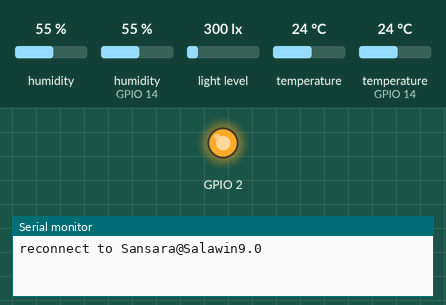
Simulated run of this sketch. Board: ESP8266 (NodeMCU). Shown: output pins drawn as LEDs (lit = HIGH, except the on-board LED, lit = LOW), the last lines printed to the serial monitor. Inputs (shaded band) come from the test bench; at power-on: humidity 55 %, humidity (sensor on GPIO 14) 55 %, light level 300 lx, temperature 24 °C, temperature (sensor on GPIO 14) 24 °C. WiFi joins after 1.5 s; servers stay silent unless stated; uploads are accepted with an empty reply.

Above: at 0.8 s.
At 30.9 s:
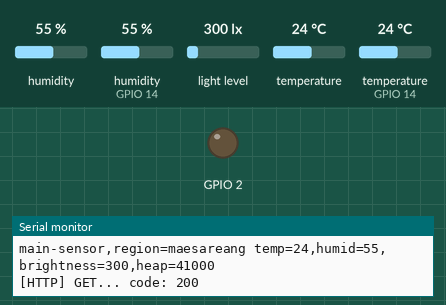
Timing chart, 0 to 76.0 s (numbered marks = the images above):
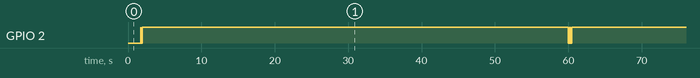

The sketch:

node-school.ino
```cpp
#include <ESP8266WiFi.h>

#include <ESP8266WiFiMulti.h>
#include <ESP8266HTTPClient.h>


#include <Wire.h>
#include <BH1750.h>
#include <Adafruit_AM2315.h>

#include "DHT.h"
#define DHTPIN 14     // what digital pin the DHT22 is conected to D5
#define DHTTYPE DHT22   // there are multiple kinds of DHT sensors

HTTPClient http;
ESP8266WiFiMulti WiFiMulti;

BH1750 lightMeter(0x23);
Adafruit_AM2315 am2315;

//setting WiFi Connecting
//const char* ssid = "SmartfarmSansara9";
//const char* password = "kmutnbsansara";
//const char* ssid = "atz";
//const char* password = "11111111";
const char* ssid = "Sansara@Salawin9.0";
const char* password = "sansara9";
//const char* ssid = "hakmaitai";
//const char* password = "10508420243";

DHT dht(DHTPIN, DHTTYPE);
//setting static ip address
IPAddress local_ip = {192, 168, 0, 190};
IPAddress gateway = {192, 168, 0, 1};
IPAddress subnet = {255, 255, 255, 0};

unsigned long previousMillis = 0;
const long interval = 60000;
bool first = false;
bool failed = false;

const char* host = "http://www.hmtsmt.com";
String url = "";
String database = "smartfarm";

void setup() {
  pinMode(BUILTIN_LED, OUTPUT);
  Serial.begin(115200);
  Wire.begin();
  lightMeter.begin(BH1750_CONTINUOUS_HIGH_RES_MODE);
  //  Serial.println(F("BH1750 Test"));

  //    if (! am2315.begin()) {
  //      //    Serial.println("Sensor not found, check wiring & pullups!");
  //      while (1);
  //    }
  //  WiFi.config(local_ip, gateway, subnet);
  WiFiMulti.addAP(ssid, password);
  //  connectWifi(ssid, password );
}
String message = "";
void loop() {
  unsigned long currentMillis = millis();
  if ( currentMillis - previousMillis >= interval || !first || failed) {
    previousMillis = currentMillis;

    checking_WiFi();
    // Reading temperature or humidity takes about 250 milliseconds!
    // Sensor readings may also be up to 2 seconds 'old' (its a very slow sensor)


    if ((WiFiMulti.run() == WL_CONNECTED)) {
      float h = dht.readHumidity();
      // Read temperature as Celsius (the default)
      float t = dht.readTemperature();
      //      float h = 80;
      //      // Read temperature as Celsius (the default)
      //      float t = 12;
      //sensor sentry 1
      if (isnan(t) || isnan(h)) {
        failed = true;
        Serial.println("Error sensor 3");
        delay(1000);
      } else {
        failed = false;

        //DHT22 - test
        Serial.print("DHT22 - test ");
        Serial.print("Humidity: ");
        Serial.print(h);
        Serial.print(" %\t");
        Serial.print("Temperature: ");
        Serial.print(t);
        Serial.println(" *C ");


        message = "temp=";
        message += t;
        message += ",humid=";
        message += h;
        send_data_dht(host, database , message);
      }
      uint16_t lux = lightMeter.readLightLevel();
      //      uint16_t lux = 100;
      Serial.print("Light: ");
      Serial.print(lux);
      Serial.println(" lx");

      //send temp data form am2315
      //send air_humidity
      uint16_t humid = am2315.readHumidity();

      //      uint16_t humid = 50;
      Serial.print("Air humidity: ");
      Serial.print(humid);
      Serial.println(" %");
      //send air_temperature
      uint16_t temp = am2315.readTemperature();
      //      uint16_t temp = 12;

      Serial.print("Air temperature: ");
      Serial.print(temp);
      Serial.println(" %");
      if (isnan(temp) || isnan(humid) || isnan(lux)) {
        failed = true;
        Serial.println("Error");
        delay(1000);
      } else {
        failed = false;


        message = "temp=";
        message += temp;
        message += ",humid=";
        message += humid;
        message += ",brightness=";
        message += lux;

        send_data_am2315(host, database , message);

      }
    } else {
      Serial.println("WiFi not connected!");
      delay(1000);
    }
  }
  message = "";
}
void connectWifi(const char* ssid, const char* password) {
  Serial.println();
  Serial.println();
  Serial.print("Connecting to ");
  Serial.println(ssid);
  WiFiMulti.addAP(ssid, password);
  //  WiFi.begin(ssid, password);

  while (WiFi.status() != WL_CONNECTED) {
    delay(500);
    Serial.print(".");
  }

  Serial.println("");
  Serial.println("WiFi connected");
  Serial.println("IP address: ");
  Serial.println(WiFi.localIP());
  Serial.println();
  Serial.println();
  delay(1000);
}
void checking_WiFi() {
  if (WiFi.status() != WL_CONNECTED)
  {
    Serial.print("reconnect to ");
    Serial.println(ssid);
    WiFiMulti.addAP(ssid, password);
    while (WiFiMulti.run() != WL_CONNECTED)
    {
      delay(500);
      Serial.print(".");
    }
  }
  Serial.println("WiFi currenly connected");
  Serial.println("IP address: ");
  Serial.println(WiFi.localIP());
}


void send_data_dht(String host, String database, String datamassage) {

  digitalWrite(BUILTIN_LED, LOW);
  first = true;
  String  url = host + ":8086/write?db=";
  url += database;

  String message = "soil-sensor";
  message += ",sensor=";
  message += "1";
  message += ",region=";
  message += "maesareang";
  message += " " + datamassage;
  message += ",heap=";
  message += ESP.getFreeHeap();


  Serial.println(url);
  Serial.println(message);

  http.begin(url); //HTTP


  int httpCode = http.POST(message);
  if (httpCode > 0) {
    Serial.printf("[HTTP] GET... code: %d\n", httpCode);
    if (httpCode == HTTP_CODE_OK) {
      String payload = http.getString();
      //Serial.println(payload);
    }
  } else {
    Serial.printf("[HTTP] GET... failed, error: %s\n", http.errorToString(httpCode).c_str());
  }

  http.end();
  //led blink when send data
  digitalWrite(BUILTIN_LED, HIGH);
}
void send_data_am2315(String host, String database, String datamassage) {
  digitalWrite(BUILTIN_LED, LOW);
  first = true;
  String  url = host + ":8086/write?db=";
  url += database;

  String message = "main-sensor";
  //  message += ",type=";
  //  message += type;
  message += ",region=";
  message += "maesareang";
  message += " " + datamassage;
  //  message += " temp=";
  //  message += t_av;
  //  message += ",humid=";
  //  message += h_av;
  message += ",heap=";
  message += ESP.getFreeHeap();


  Serial.println(url);
  Serial.println(message);

  http.begin(url); //HTTP


  int httpCode = http.POST(message);
  if (httpCode > 0) {
    Serial.printf("[HTTP] GET... code: %d\n", httpCode);
    if (httpCode == HTTP_CODE_OK) {
      String payload = http.getString();
      //Serial.println(payload);
    }
  } else {
    Serial.printf("[HTTP] GET... failed, error: %s\n", http.errorToString(httpCode).c_str());
  }

  http.end();
  //led blink when send data
  digitalWrite(BUILTIN_LED, HIGH);

}
```

Measured:
- by itself, GPIO 2: repeats every 58.5 s: LOW 0.21 s, HIGH 58.0 s, LOW 0.21 s, HIGH 0.04 s
- by itself, everything shown: repeats every 60.0 s, in 4 steps
